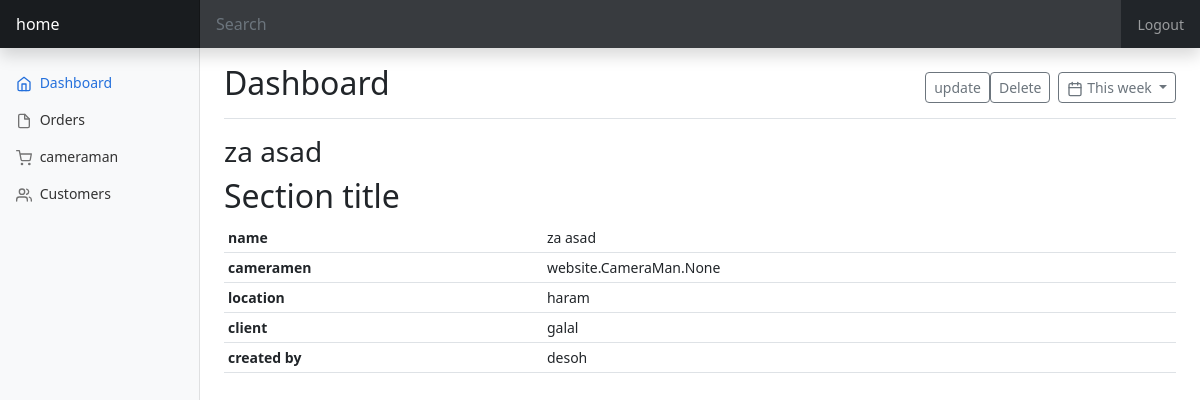
The app's page /order/2 (signed in) with its own data.
### website/models.py (models this page shows, shortened)
class Order(models.Model):
    id          = models.AutoField(primary_key=True)
    name        = models.CharField(max_length=30)
    camera_men  = models.ManyToManyField(CameraMan)
    location    = models.CharField(max_length=15)
    client      = models.ForeignKey(Client, on_delete=models.CASCADE)
    created_by  = models.ForeignKey(User, related_name='created_by' ,on_delete=models.CASCADE)
    is_active   = models.BooleanField(default=False)
    status      = models.BooleanField(default=False)
    assigned_by = models.ForeignKey(User, null=True, related_name='assigned_by',on_delete=models.CASCADE)

class Client(models.Model):
    id          = models.AutoField(primary_key=True)
    name        = models.CharField(max_length=30,blank=True, null=True,unique=True)
    phone       = models.CharField(max_length=15)
    email       = models.CharField(max_length=255, blank=True, null=True)
    date_joined = models.DateField(auto_now_add=True)
    is_active   = models.BooleanField(default=True)
    created_by  = models.ForeignKey(User, on_delete=models.CASCADE)
    def __str__(self):
        return self.name

### website/views.py (the view)
# urls.py: path('order/<pk>',order_detail.as_view(),name='order_detail'),
@method_decorator(login_required , name='dispatch')
class order_detail(DetailView):
    model = Order
    context_object_name = 'form'
    template_name = 'order_detail.html'

### website/templates/order_detail.html (shortened to what this page needs)
{%load static %}
  <!doctype html>
  <html lang="en">
    <head>
  <link href="/CMMS/static/bootstrap.min.css" rel="stylesheet">
      <link href="/CMMS/static/dashboard.css" rel="stylesheet">
    </head>
    <body>
  <header class="navbar navbar-dark sticky-top bg-dark flex-md-nowrap p-0 shadow">
    <a class="navbar-brand col-md-3 col-lg-2 me-0 px-3 fs-6" href="{%url 'home'%}">home</a>
    <input class="form-control form-control-dark w-100 rounded-0 border-0" type="text" placeholder="Search" aria-label="Search">
    <div class="navbar-nav">
      <div class="nav-item text-nowrap">
        {%if request.user.is_authenticated %}
         <a  class="nav-link px-3" href="{% url 'logout' %}">Logout</a>
        {%else%}
          <a  class="nav-link px-3" href="{% url 'login' %}">Login</a>
        {%endif%}
      </div>
    </div>
  </header>
    <nav id="sidebarMenu" class="col-md-3 col-lg-2 d-md-block bg-light sidebar collapse">
      <div class="position-sticky pt-3 sidebar-sticky">
        <ul class="nav flex-column">
          <li class="nav-item">
            <a class="nav-link active" aria-current="page" href="{%url 'home'%}">
              <span data-feather="home" class="align-text-bottom"></span>
              Dashboard
            </a>
          </li>
          <li class="nav-item">
            <a class="nav-link" href="{%url 'order'%}">
              <span data-feather="file" class="align-text-bottom"></span>
              Orders
            </a>
          </li>
          <li class="nav-item">
            <a class="nav-link" href="{%url 'cameraman'%}">
              <span data-feather="shopping-cart" class="align-text-bottom"></span>
              cameraman
            </a>
          </li>
          <li class="nav-item">
            <a class="nav-link" href="{%url 'client'%}">
              <span data-feather="users" class="align-text-bottom"></span>
              Customers
            </a>
          </li>
        </ul>
      </div>
    </nav>
    <main class="col-md-9 ms-sm-auto col-lg-10 px-md-4" >
      <div class="d-flex justify-content-between flex-wrap flex-md-nowrap align-items-center pt-3 pb-2 mb-3 border-bottom">
        <h1 class="h2">Dashboard</h1>
        <div class="btn-toolbar mb-2 mb-md-0">
          <div class="btn-group me-2">
            <a href="{%url 'order_update' form.id%}">
             <button type="button" class="btn btn-sm btn-outline-secondary">update</button>
            </a>
            <a href="{%url 'order_delete' form.id%}">
             <button type="button" class="btn btn-sm btn-outline-secondary">Delete</button>
             </a>
          </div>
          <button type="button" class="btn btn-sm btn-outline-secondary dropdown-toggle">
            <span data-feather="calendar" class="align-text-bottom"></span>
            This week
          </button>
        </div>
      </div>
         <h3>{{form.name}} </h3>
         <h2>Section title</h2>
         <div class="table-responsive" width="900" height="380">
           <table class="table table-striped table-sm">
             <thead>
               <tr>
                 <th>name</th>
                   <td>{{form.name}}</td>
                </tr>
                <TR>
                 <th>cameramen</th>
                  <td>{{form.camera_men}}</td>
                </TR>
                <tr>
                 <th>location</th>
                 <td>{{form.location}}</td>
                </tr>
                 <tr>
                    <th>client</th>
                   <td> {{form.client}}</td>
                </tr>
                 <tr>
                    <th>created by</th>
                    <td>{{form.created_by}}</td>
                 </tr>
             </thead>
        </div>
    </main>
    </body>
  </html>
    <html>

### CMMS/static/dashboard.css (style rules this page uses)
body { font-size: .875rem; }
.feather { width: 16px; height: 16px; }
.sidebar { position: fixed; top: 0; bottom: 0; left: 0; z-index: 100; padding: 48px 0 0; box-shadow: inset -1px 0 0 rgba(0, 0, 0, .1); }
.sidebar-sticky { height: calc(100vh - 48px); overflow-x: hidden; overflow-y: auto; }
.sidebar .nav-link { font-weight: 500; color: #333; }
.sidebar .nav-link .feather { margin-right: 4px; color: #727272; }
.sidebar .nav-link.active { color: #2470dc; }
.sidebar .nav-link:hover .feather, .sidebar .nav-link.active .feather { color: inherit; }
.navbar-brand { padding-top: .75rem; padding-bottom: .75rem; background-color: rgba(0, 0, 0, .25); box-shadow: inset -1px 0 0 rgba(0, 0, 0, .25); }
.navbar .form-control { padding: .75rem 1rem; }
.form-control-dark { color: #fff; background-color: rgba(255, 255, 255, .1); border-color: rgba(255, 255, 255, .1); }

### records on screen
Order: name "za asad", camera_men "website.CameraMan.None", location "haram", client "galal", created_by "desoh"
